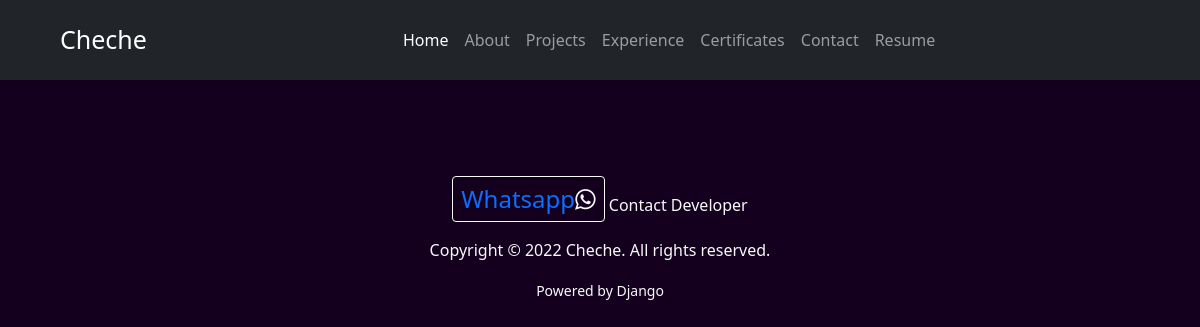
Before: /experience/ with the older database file.
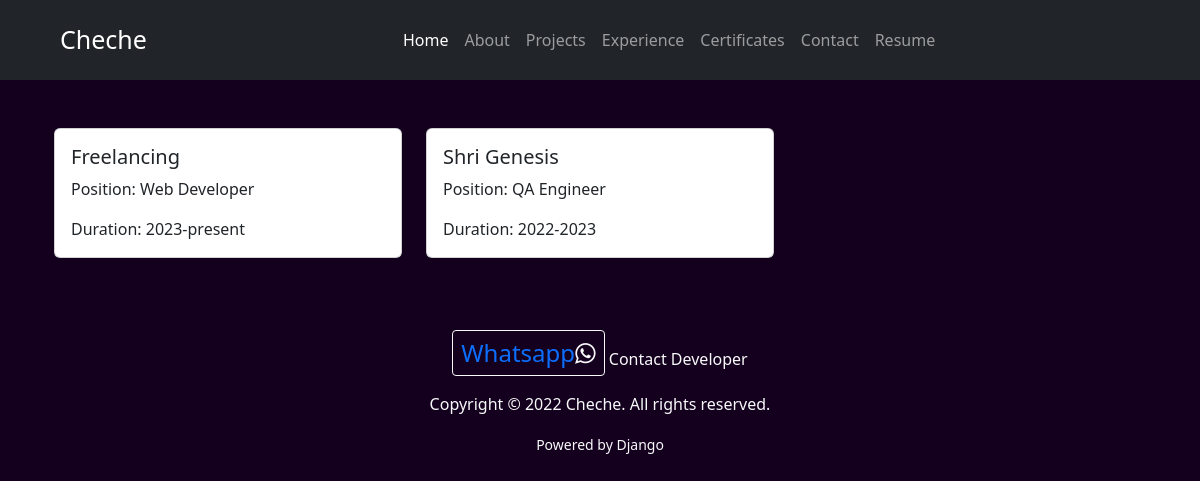
After: the same page with the newer database file.
### resume/models.py (models this page shows, shortened)
class Experience(models.Model):
    Company = models.CharField(max_length=100, blank=True, default="ok")
    Position = models.CharField(max_length=100, blank=True, default="ok")
    Duration = models.CharField(max_length=100, blank=True, default="ok")
    class Meta:
        verbose_name_plural = "Experience"

### resume/views.py (the view)
# urls.py: path("experience/", views.experience, name="experience"),
def experience(request):
  experience = Experience.objects.all()
  return render(request, "experience.html", {"experience": experience})

### resume/templates/experience.html (shortened to what this page needs)
{% extends 'base.html' %} <br />
{% load static %} <br />
{% block content1 %}
<div class="container mt-5">
    <div class="row">
        {% for exp in experience %}
        <div class="col-md-4">
            <div class="card mb-4 shadow-sm">
                <div class="card-body">
                    <h5 class="card-title">{{ exp.Company }}</h5>
                    <p class="card-text">Position: {{ exp.Position }}</p>
                    <p class="card-text">Duration: {{ exp.Duration }}</p>
                </div>
            </div>
        </div>
        {% endfor %}
    </div>
</div>
{% endblock content1 %}

Changed rows visible on the page:
added Experience: Company "Freelancing", Position "Web Developer", Duration "2023-present"
added Experience: Company "Shri Genesis", Position "QA Engineer", Duration "2022-2023"
